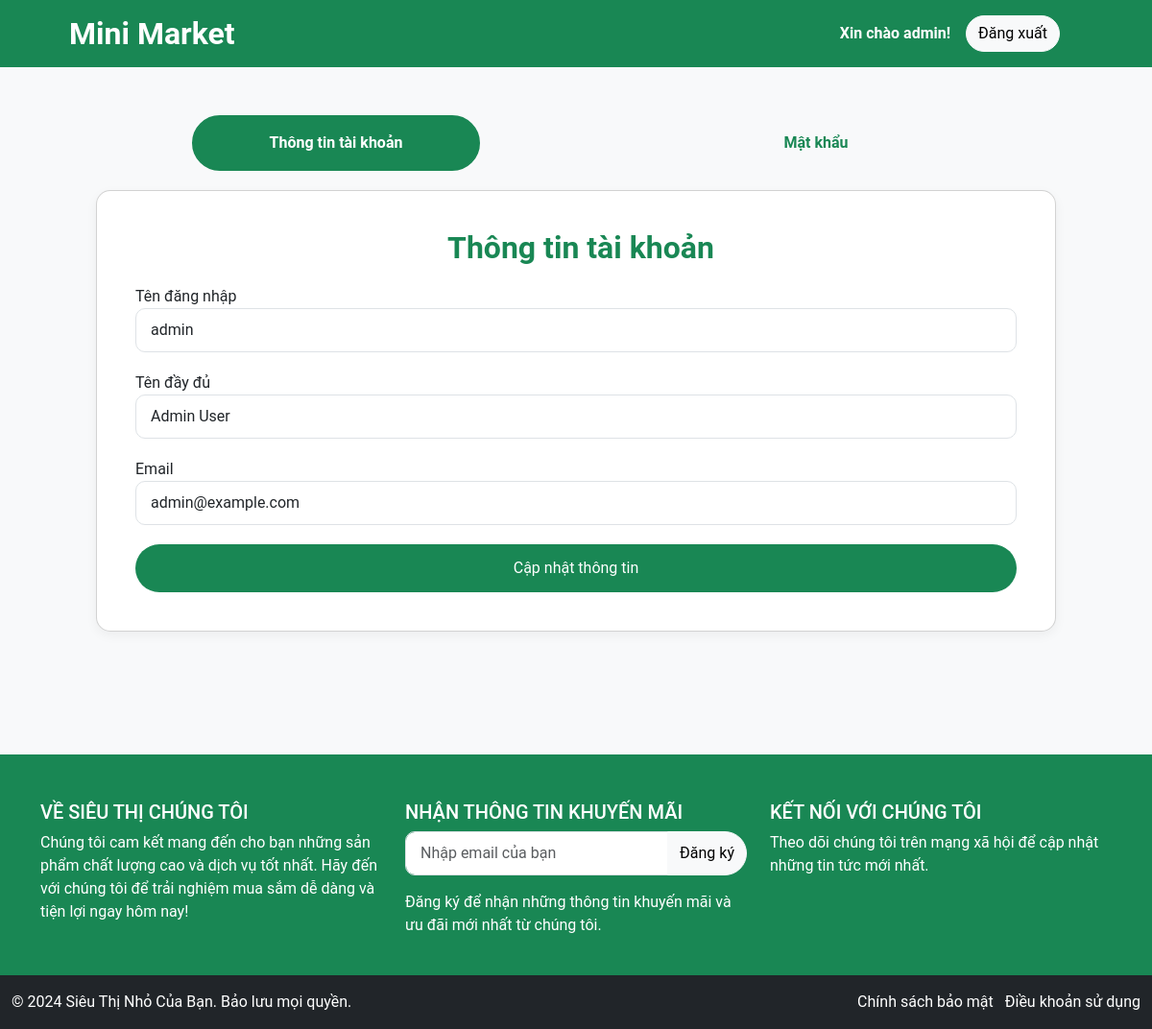
Screenshot of /pages/admin_profile.php (signed in) with the database file from the repository.
### tables this page shows
CREATE TABLE `user` (
  `id_user` int(11) NOT NULL,
  `username` varchar(15) NOT NULL,
  `password` varchar(255) NOT NULL,
  `fullname` varchar(50) DEFAULT NULL,
  `phone` varchar(50) DEFAULT NULL,
  `email` varchar(50) DEFAULT NULL,
  `address` varchar(100) DEFAULT NULL,
  `isAdmin` tinyint(1) DEFAULT 0,
  `isDisabled` tinyint(1) DEFAULT 0
);

### pages/admin_profile.php (the view, shortened to what this page needs)
<?php
include '../partials/headerAdmin.php';
$user_id = $_SESSION['id_user'];
$active_section = 'info';
$sql = "SELECT username, fullname, email, phone, address, password FROM user WHERE id_user = :user_id";
$stmt = $pdo->prepare($sql);
$stmt->execute(['user_id' => $user_id]);
$user_data = $stmt->fetch(PDO::FETCH_ASSOC);
?>
<link rel="stylesheet" href="<?php echo BASE_URL; ?>assets/css/account.css">
<div class="containerr">
    <div class="tab-navigation">
        <a href="?section=info" class="<?= ($active_section == 'info') ? 'active' : '' ?>">Thông tin tài khoản</a>
        <a href="?section=password" class="<?= ($active_section == 'password') ? 'active' : '' ?>">Mật khẩu</a>
    </div>
    <div class="card">
        <div id="account-info" style="<?= ($active_section == 'info') ? '' : 'display: none;' ?>">
            <h2><i class="fas fa-user-circle form-icon"></i> Thông tin tài khoản</h2>
            <form method="post" action="">
                <div class="form-group">
                    <label for="username">Tên đăng nhập</label>
                    <input type="text" class="form-control" id="username" value="<?= $user_data['username'] ?>"
                        readonly>
                </div>
                <div class="form-group">
                    <label for="fullname">Tên đầy đủ</label>
                    <input type="text" class="form-control" name="fullname" id="fullname"
                        value="<?= $user_data['fullname'] ?>">
                </div>
                <div class="form-group">
                    <label for="email">Email</label>
                    <input type="email" class="form-control" name="email" id="email" value="<?= $user_data['email'] ?>">
                </div>
                <button type="submit" name="update_info" class="btn btn-custom">Cập nhật thông tin</button>
            </form>
        </div>
    </div>
</div>
<?php include '../partials/footer.php'; ?>
</body>
</html>

### assets/css/index.css (style rules this page uses)
a { text-decoration: none; }
.btn { border-radius: 25px; }

### pages/admin_profile.php (style rules this page uses)
body { font-family: 'Roboto', sans-serif; background-color: #f8f9fa; }
.containerr { padding-top: 50px; padding-bottom: 50px; padding-left: 100px; padding-right: 100px ; }
.tab-navigation { display: flex; justify-content: space-around; margin-bottom: 20px; }
.tab-navigation a { width: 30%; padding: 15px; text-align: center; text-decoration: none; font-size: 16px; font-weight: bold; border-radius: 50px; border: 2px solid transparent; transition: 0.3s ease; color: rgb(25,135,84); }
.tab-navigation a.active { background-color: rgb(25,135,84); color: white; border-color: rgb(25,135,84); }
.card { background: white; border-radius: 15px; box-shadow: 0 4px 12px rgba(0, 0, 0, 0.05); padding: 40px; margin-bottom: 30px; }
h2 { color: rgb(25,135,84); font-weight: 600; margin-bottom: 20px; text-align: center; }
.form-control { border-radius: 10px; padding: 10px 15px; font-size: 16px; }
.btn-custom { background-color: rgb(25,135,84); color: white; padding: 12px 24px; border-radius: 25px; font-size: 16px; transition: 0.3s ease; display: block; width: 100%; margin-top: 20px; }
.form-group { margin-bottom: 20px; }

### rows the page displays
user: username "admin", fullname "Admin User", email "admin@example.com"

### other values shown
$_SESSION['username'] "admin"
